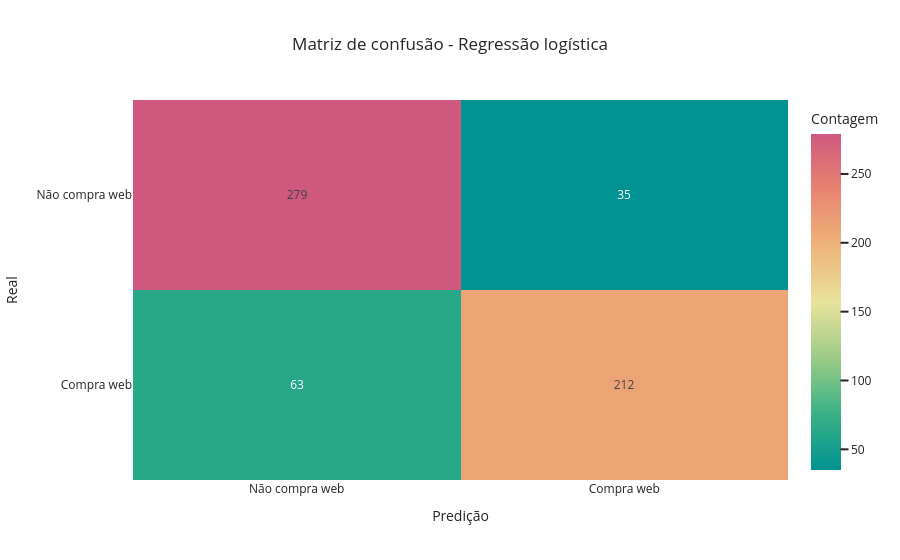

Notebook cell for this chart:
### Markdown cell above
# ETAPA 4:

**Avaliação**

Avalie os resultados encontrados nos dois modelos e identifique qual te pareceu realizar melhor as previsões.

Utilize além das métricas padrões a matriz de confusão.

### Code cell
# Teste do modelo de regressão logística
Y_pred_lr = rsearch_log.predict(X_test)

# Gráfico da matriz de confusão
conf_log = confusion_matrix(Y_test, Y_pred_lr)

classes = ['Não compra web', 'Compra web']
fig = px.imshow(
    conf_log,
    text_auto=True,
    aspect='auto',
    template='seaborn',
    x=classes,
    y=classes,
    labels=dict(x='Predição', y='Real', color='Contagem'),
    color_continuous_scale='Temps',
    title='Matriz de confusão - Regressão logística'
)
fig.show()

### Figure 1 — Plotly figure (JSON) as saved in the notebook; plotly's stock layout.template omitted (floating-point values rounded to 4 significant figures)
{"data": [{"coloraxis": "coloraxis", "name": "0", "texttemplate": "%{z}", "x": ["Não compra web", "Compra web"], "y": ["Não compra web", "Compra web"], "z": [[279, 35], [63, 212]], "type": "heatmap", "xaxis": "x", "yaxis": "y", "hovertemplate": "Predição: %{x}<br>Real: %{y}<br>Contagem: %{z}<extra></extra>"}], "layout": {"xaxis": {"anchor": "y", "domain": [0.0, 1.0], "title": {"text": "Predição"}}, "yaxis": {"anchor": "x", "domain": [0.0, 1.0], "autorange": "reversed", "title": {"text": "Real"}}, "coloraxis": {"colorbar": {"title": {"text": "Contagem"}}, "colorscale": [[0.0, "rgb(0, 147, 146)"], [0.1667, "rgb(57, 177, 133)"], [0.3333, "rgb(156, 203, 134)"], [0.5, "rgb(233, 226, 156)"], [0.6667, "rgb(238, 180, 121)"], [0.8333, "rgb(232, 132, 113)"], [1.0, "rgb(207, 89, 126)"]]}, "title": {"text": "Matriz de confusão - Regressão logística"}}}
